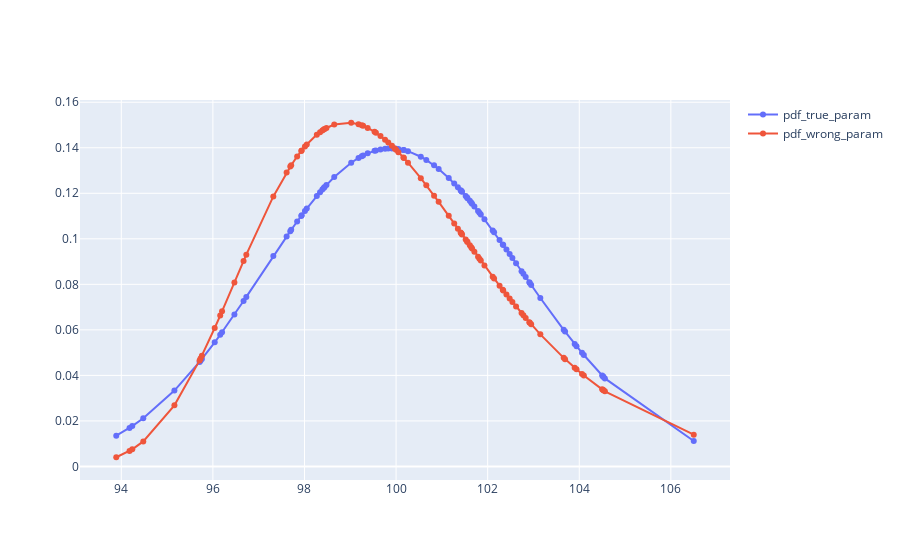

The notebook cell this image was saved under:
### Code cell
# -------
# COMPARING LOG LIKELYHOOD COMPUTED FROM PDF WITH TRUE AND WRONG PARAMETERS
# -------
pdf_true_param = pd.Series(pdf_dict, name='pdf_true_param')
pdf_wrong_param = pd.Series(pdf_dict2, name='pdf_wrong_param')
df = pd.concat([pdf_true_param, pdf_wrong_param], axis=1)

fig = go.Figure()
fig.add_trace(go.Scatter(x=df.index, y=df['pdf_true_param'].values, mode='lines+markers', name='pdf_true_param'))
fig.add_trace(go.Scatter(x=df.index, y=df['pdf_wrong_param'].values, mode='lines+markers', name='pdf_wrong_param'))
fig.show()

df = np.log(df)
mle_would_work = df.sum()['pdf_true_param'] >= df.sum()['pdf_wrong_param']

print(f'sum of log likelyhood with true parameters > sum of log likelyhood with wrong parameters : {mle_would_work}')
